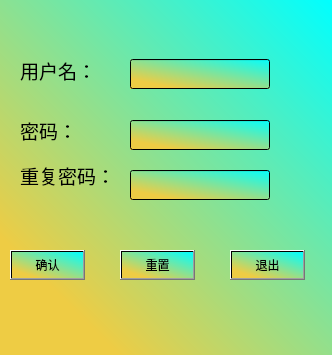
<?xml version="1.0" encoding="UTF-8"?>
<ui version="4.0">
 <class>Register_Dialog</class>
 <widget class="QDialog" name="Register_Dialog">
  <property name="geometry">
   <rect>
    <x>0</x>
    <y>0</y>
    <width>332</width>
    <height>355</height>
   </rect>
  </property>
  <property name="windowTitle">
   <string>Dialog</string>
  </property>
  <property name="styleSheet">
   <string notr="true">background-color: qlineargradient(spread:pad, x1:0.199, y1:0.852273, x2:1, y2:0, stop:0 rgba(238, 204, 68, 255), stop:1 rgba(0, 255, 255, 255));
font: 14pt &quot;华文新魏&quot;;</string>
  </property>
  <widget class="QLabel" name="usr_label">
   <property name="geometry">
    <rect>
     <x>20</x>
     <y>60</y>
     <width>71</width>
     <height>21</height>
    </rect>
   </property>
   <property name="font">
    <font>
     <family>华文新魏</family>
     <pointsize>14</pointsize>
     <weight>50</weight>
     <italic>false</italic>
     <bold>false</bold>
    </font>
   </property>
   <property name="styleSheet">
    <string notr="true">background-color: qlineargradient(spread:pad, x1:0.943, y1:0.193182, x2:0.187, y2:0.818182, stop:0 rgba(85, 255, 255, 0), stop:0.982955 rgba(255, 213, 162, 0));</string>
   </property>
   <property name="text">
    <string>用户名：</string>
   </property>
  </widget>
  <widget class="QLabel" name="passwd_label">
   <property name="geometry">
    <rect>
     <x>20</x>
     <y>120</y>
     <width>61</width>
     <height>21</height>
    </rect>
   </property>
   <property name="font">
    <font>
     <family>华文新魏</family>
     <pointsize>14</pointsize>
     <weight>50</weight>
     <italic>false</italic>
     <bold>false</bold>
    </font>
   </property>
   <property name="styleSheet">
    <string notr="true">background-color: qlineargradient(spread:pad, x1:0.943, y1:0.193182, x2:0.187, y2:0.818182, stop:0 rgba(85, 255, 255, 0), stop:0.982955 rgba(255, 213, 162, 0));</string>
   </property>
   <property name="text">
    <string>密码：</string>
   </property>
  </widget>
  <widget class="QLabel" name="repasswd_label">
   <property name="geometry">
    <rect>
     <x>20</x>
     <y>160</y>
     <width>91</width>
     <height>31</height>
    </rect>
   </property>
   <property name="font">
    <font>
     <family>华文新魏</family>
     <pointsize>14</pointsize>
     <weight>50</weight>
     <italic>false</italic>
     <bold>false</bold>
    </font>
   </property>
   <property name="styleSheet">
    <string notr="true">background-color: qlineargradient(spread:pad, x1:0.943, y1:0.193182, x2:0.187, y2:0.818182, stop:0 rgba(85, 255, 255, 0), stop:0.982955 rgba(255, 213, 162, 0));</string>
   </property>
   <property name="text">
    <string>重复密码：</string>
   </property>
  </widget>
  <widget class="QLineEdit" name="usr_liedit">
   <property name="geometry">
    <rect>
     <x>130</x>
     <y>59</y>
     <width>140</width>
     <height>30</height>
    </rect>
   </property>
  </widget>
  <widget class="QLineEdit" name="passwd_liedit">
   <property name="geometry">
    <rect>
     <x>130</x>
     <y>120</y>
     <width>140</width>
     <height>30</height>
    </rect>
   </property>
  </widget>
  <widget class="QLineEdit" name="repasswd_liedit">
   <property name="geometry">
    <rect>
     <x>130</x>
     <y>170</y>
     <width>140</width>
     <height>30</height>
    </rect>
   </property>
  </widget>
  <widget class="QPushButton" name="register_btn">
   <property name="geometry">
    <rect>
     <x>10</x>
     <y>250</y>
     <width>75</width>
     <height>30</height>
    </rect>
   </property>
   <property name="text">
    <string>确认</string>
   </property>
  </widget>
  <widget class="QPushButton" name="undo_btn">
   <property name="geometry">
    <rect>
     <x>120</x>
     <y>250</y>
     <width>75</width>
     <height>30</height>
    </rect>
   </property>
   <property name="text">
    <string>重置</string>
   </property>
  </widget>
  <widget class="QPushButton" name="exit_btn">
   <property name="geometry">
    <rect>
     <x>230</x>
     <y>250</y>
     <width>75</width>
     <height>30</height>
    </rect>
   </property>
   <property name="text">
    <string>退出</string>
   </property>
  </widget>
 </widget>
 <resources/>
 <connections/>
</ui>
